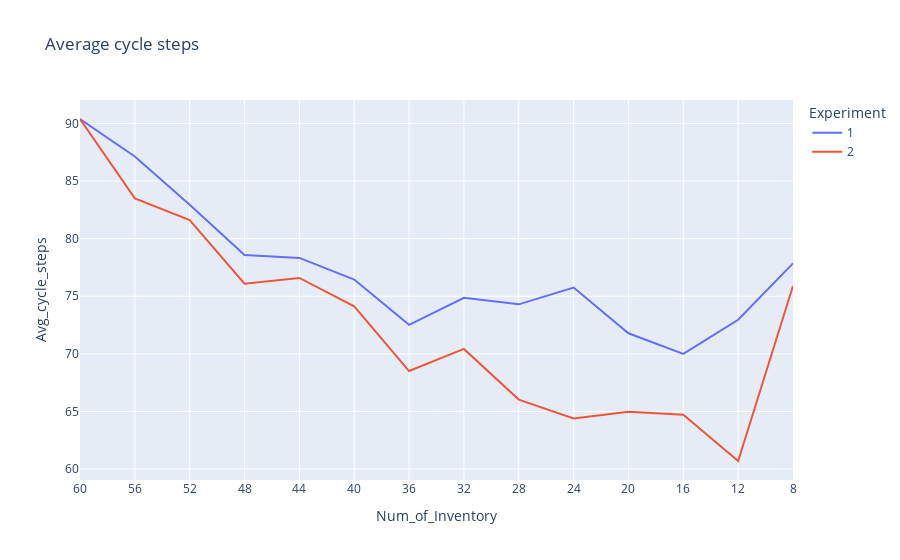

The cell this chart's notebook holds for it:
### Markdown cell above
### 실험 1, 2 : 에이전트의 한 사이클 평균 step 수

### Code cell
df_temp = df_all[df_all['Experiment'].isin([1,2])]

fig = px.line(df_temp, x = "Num_of_Inventory", y = "Avg_cycle_steps", title = "Average cycle steps", color = "Experiment")
fig.show()

### Figure 1 — Plotly figure (JSON) as saved in the notebook; plotly's stock layout.template omitted (floating-point values rounded to 4 significant figures)
{"data": [{"hovertemplate": "Experiment=1<br>Num_of_Inventory=%{x}<br>Avg_cycle_steps=%{y}<extra></extra>", "legendgroup": "1", "line": {"color": "#636efa", "dash": "solid"}, "marker": {"symbol": "circle"}, "mode": "lines", "name": "1", "orientation": "v", "showlegend": true, "type": "scatter", "x": ["60", "56", "52", "48", "44", "40", "36", "32", "28", "24", "20", "16", "12", "8"], "xaxis": "x", "y": [90.39, 87.14, 82.95, 78.59, 78.33, 76.45, 72.52, 74.87, 74.3, 75.76, 71.79, 70, 72.96, 77.86], "yaxis": "y"}, {"hovertemplate": "Experiment=2<br>Num_of_Inventory=%{x}<br>Avg_cycle_steps=%{y}<extra></extra>", "legendgroup": "2", "line": {"color": "#EF553B", "dash": "solid"}, "marker": {"symbol": "circle"}, "mode": "lines", "name": "2", "orientation": "v", "showlegend": true, "type": "scatter", "x": ["60", "56", "52", "48", "44", "40", "36", "32", "28", "24", "20", "16", "12", "8"], "xaxis": "x", "y": [90.39, 83.5, 81.62, 76.09, 76.59, 74.12, 68.51, 70.43, 66.03, 64.4, 64.98, 64.71, 60.7, 75.89], "yaxis": "y"}], "layout": {"legend": {"title": {"text": "Experiment"}, "tracegroupgap": 0}, "title": {"text": "Average cycle steps"}, "xaxis": {"anchor": "y", "domain": [0, 1], "title": {"text": "Num_of_Inventory"}}, "yaxis": {"anchor": "x", "domain": [0, 1], "title": {"text": "Avg_cycle_steps"}}}}
